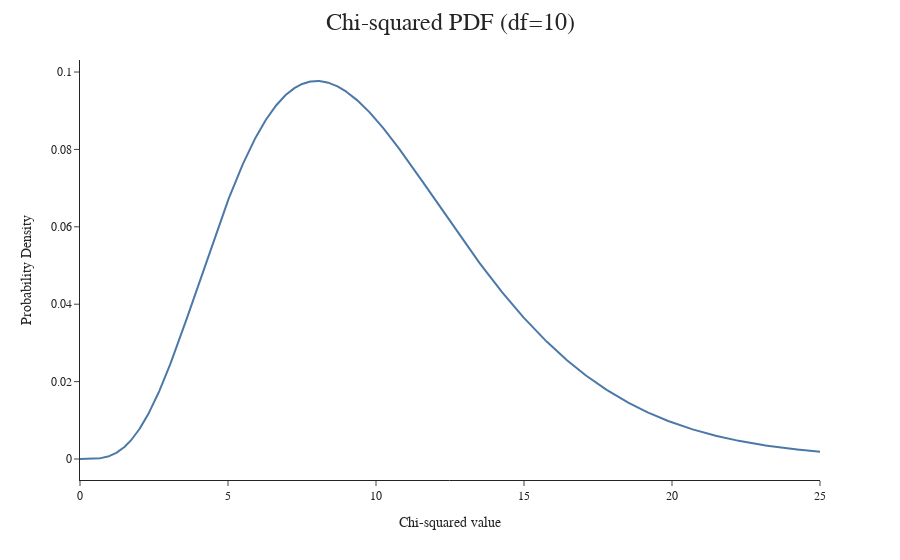

The notebook cell saved with this chart:
### Code cell
x = np.linspace(0, 25, 1000)  
pdf = stats.chi2.pdf(x, T)
fig = px.line(x=x, y=pdf)
fig.update_layout(title_text = "Chi-squared PDF (df=10)",  xaxis_title = "Chi-squared value", yaxis_title = "Probability Density")
fig.show()

### Figure 1 — Plotly figure (JSON) as saved in the notebook; plotly's stock layout.template omitted (floating-point values rounded to 4 significant figures; data arrays with more than 128 entries replaced by an {"elided": "..."} marker saying what was removed)
{"data": [{"hovertemplate": "x=%{x}<br>y=%{y}<extra></extra>", "legendgroup": "", "line": {"color": "#4C78A8", "dash": "solid"}, "marker": {"symbol": "circle"}, "mode": "lines", "name": "", "orientation": "v", "showlegend": false, "type": "scatter", "x": {"elided": "1000 float values"}, "xaxis": "x", "y": {"elided": "1000 float values"}, "yaxis": "y"}], "layout": {"legend": {"tracegroupgap": 0}, "margin": {"t": 60}, "title": {"text": "Chi-squared PDF (df=10)"}, "xaxis": {"anchor": "y", "domain": [0, 1], "title": {"text": "Chi-squared value"}}, "yaxis": {"anchor": "x", "domain": [0, 1], "title": {"text": "Probability Density"}}}}
